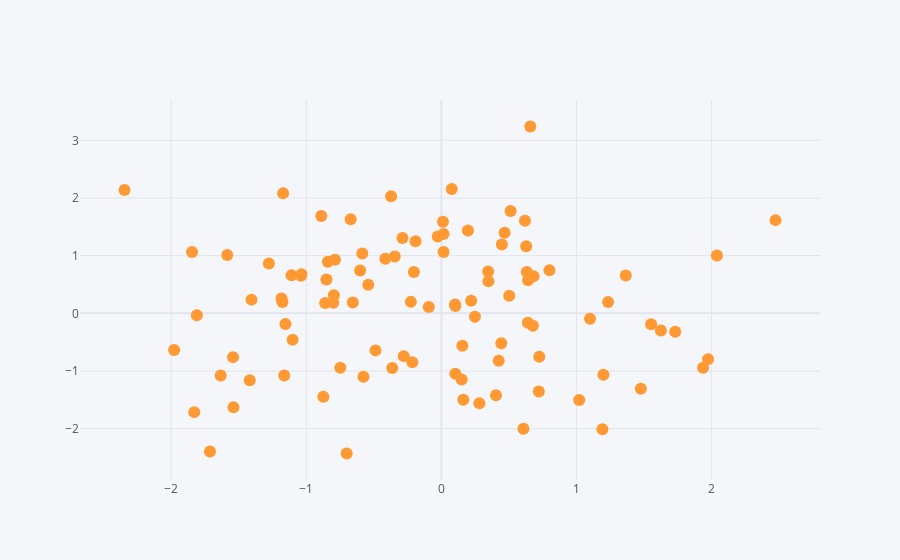

This figure's notebook cell:
### Code cell
df.iplot(kind="scatter", x="A",y="B", mode="markers")
